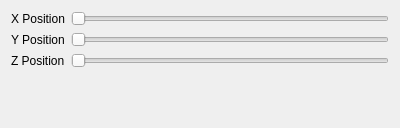
<?xml version="1.0" encoding="UTF-8"?>
<ui version="4.0">
 <class>Form</class>
 <widget class="QWidget" name="Form">
  <property name="geometry">
   <rect>
    <x>0</x>
    <y>0</y>
    <width>400</width>
    <height>128</height>
   </rect>
  </property>
  <property name="windowTitle">
   <string>Form</string>
  </property>
  <layout class="QFormLayout" name="formLayout">
   <item row="0" column="0">
    <widget class="QLabel" name="label">
     <property name="text">
      <string>X Position</string>
     </property>
    </widget>
   </item>
   <item row="1" column="0">
    <widget class="QLabel" name="label_2">
     <property name="text">
      <string>Y Position</string>
     </property>
    </widget>
   </item>
   <item row="2" column="0">
    <widget class="QLabel" name="label_3">
     <property name="text">
      <string>Z Position</string>
     </property>
    </widget>
   </item>
   <item row="0" column="1">
    <widget class="QSlider" name="xSlider">
     <property name="orientation">
      <enum>Qt::Horizontal</enum>
     </property>
    </widget>
   </item>
   <item row="2" column="1">
    <widget class="QSlider" name="zSlider">
     <property name="orientation">
      <enum>Qt::Horizontal</enum>
     </property>
    </widget>
   </item>
   <item row="1" column="1">
    <widget class="QSlider" name="ySlider">
     <property name="orientation">
      <enum>Qt::Horizontal</enum>
     </property>
    </widget>
   </item>
  </layout>
 </widget>
 <resources/>
 <connections/>
</ui>
